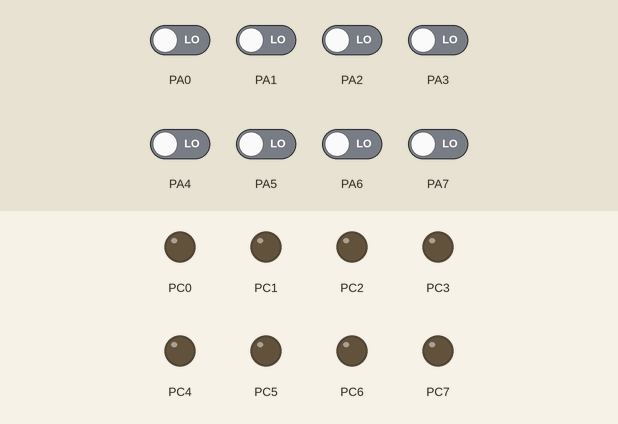
A program run on a simulated ATmega16, built with avr-gcc and emulated at 8 MHz. Parts: output pins drawn as LEDs (lit = HIGH). Inputs (shaded band) come from the test bench; at power-on: PA0–7 LOW.

Above: at 1.2 s.
1.3 s: PA0 driven HIGH
At 2.2 s:
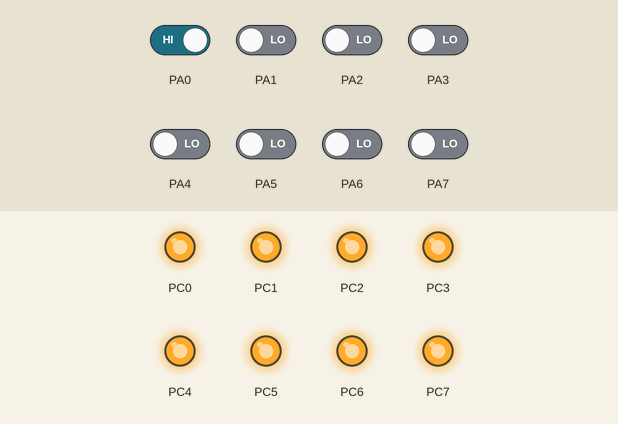
2.8 s: PA0 driven LOW
At 3.4 s:
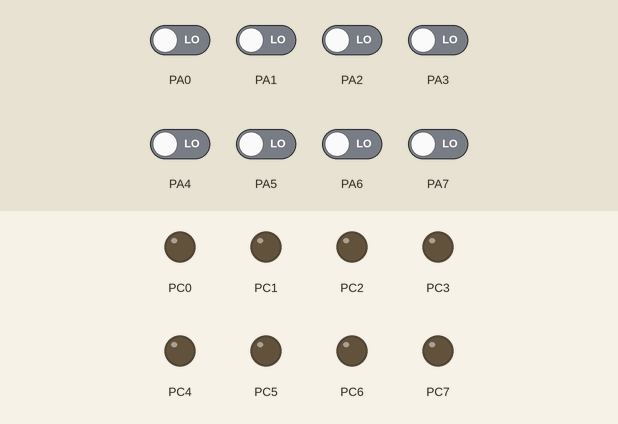
Timing chart, 0 to 5.8 s (numbered marks = the images above; inputs shaded):
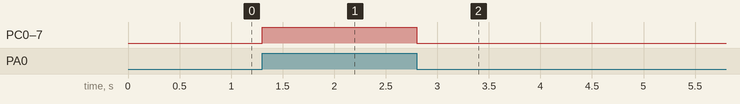

Measured:
- after the input at 1.3 s, PC0–7: LOW → HIGH at once
- after the input at 2.8 s, PC0–7: HIGH → LOW at once

The program:

Practical_10.c
```c
//Interfacing LDR with MCU as light controlled switch
#define F_CPU 8000000UL
#include<avr/io.h>
#include<util/delay.h>
int main()
{
  DDRC=0xFF;
  DDRA=0x00;
  PORTC=0x00;
  while(1)
  {
   if(PINA==0x01)
   {PORTC=0xFF;}
   else
   {PORTC=0x00;}
  }
}
```
